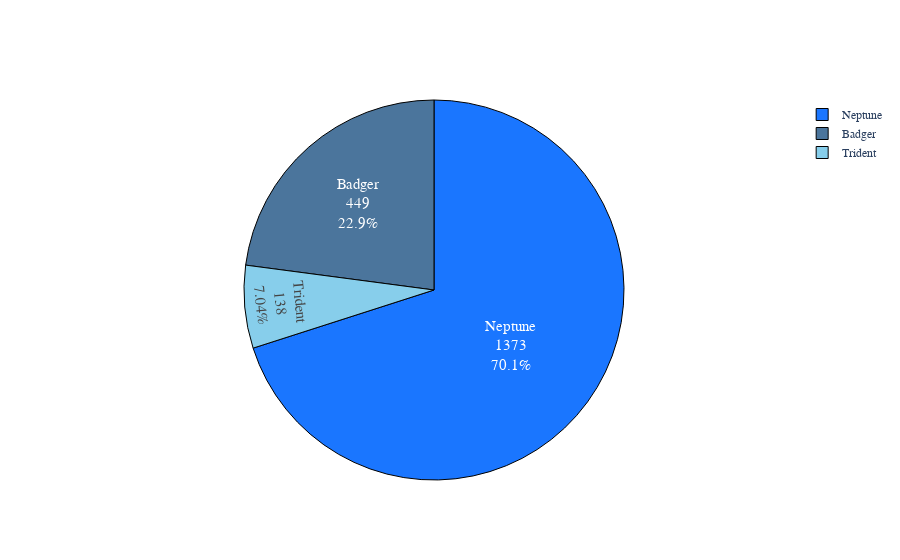

Write notebook code for a chart like this one.
### Code cell
#display pie chart on type count
fig = go.Figure(data=[go.Pie(labels=['Neptune', 'Badger', 'Trident'],
                values=[1373, 449, 138])])   
fig.update_layout(font_family=font_family)
fig.update_traces(hoverinfo='label+percent', textinfo='label+ value+percent',
                  textfont_size=15, marker=dict(colors=colors, line=dict(color='#000000', width=1)))
fig.show()

### Figure 1 — Plotly figure (JSON) as saved in the notebook; plotly's stock layout.template omitted (floating-point values rounded to 4 significant figures)
{"data": [{"hoverinfo": "label+percent", "labels": ["Neptune", "Badger", "Trident"], "marker": {"colors": ["rgb(26, 118, 255)", "rgb(75, 117, 156)", "rgb(135, 206, 235)"], "line": {"color": "#000000", "width": 1}}, "textfont": {"size": 15}, "textinfo": "label+value+percent", "type": "pie", "values": [1373, 449, 138]}], "layout": {"font": {"family": "Georgia"}}}
